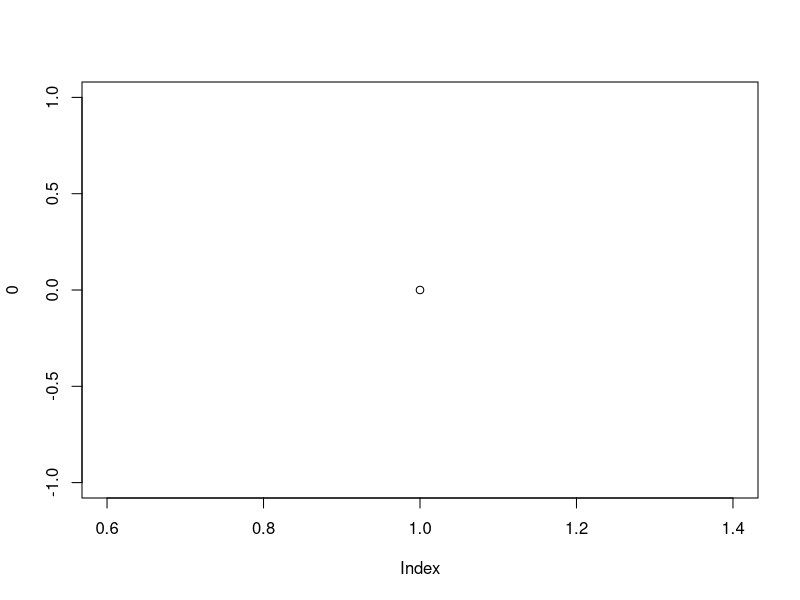
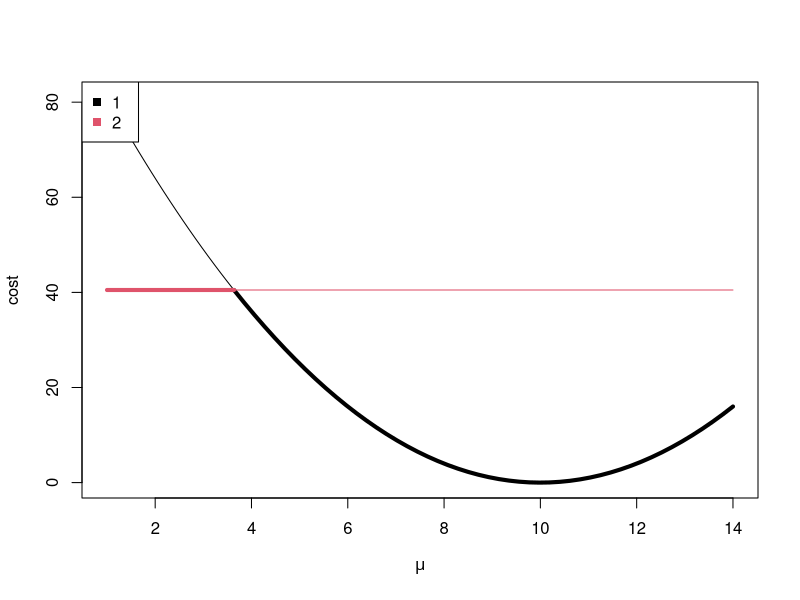
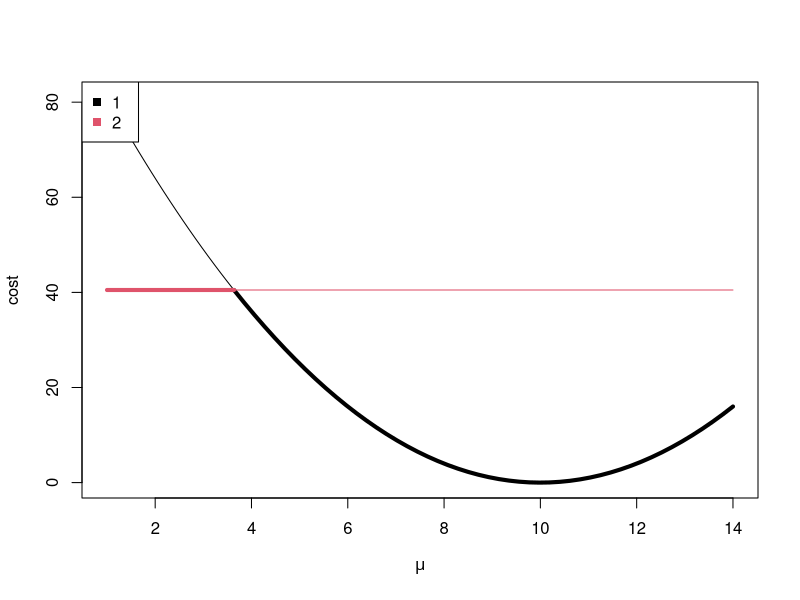
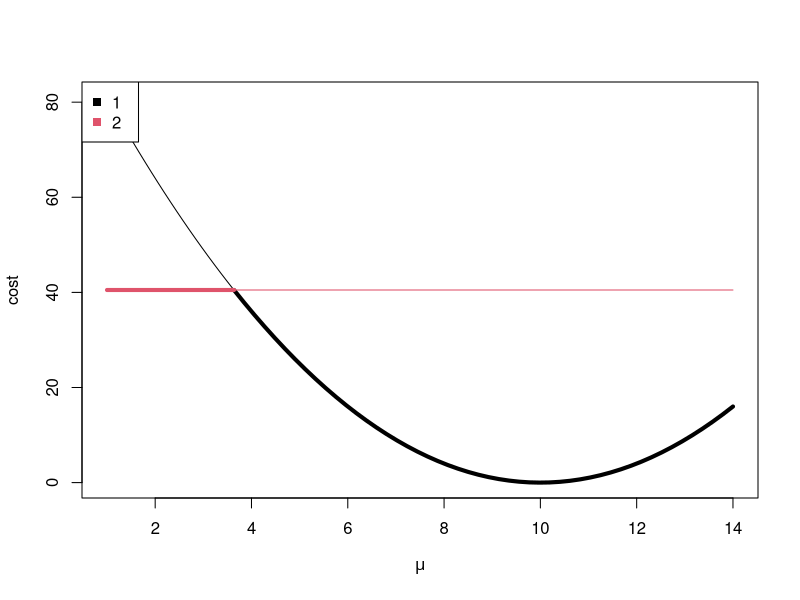
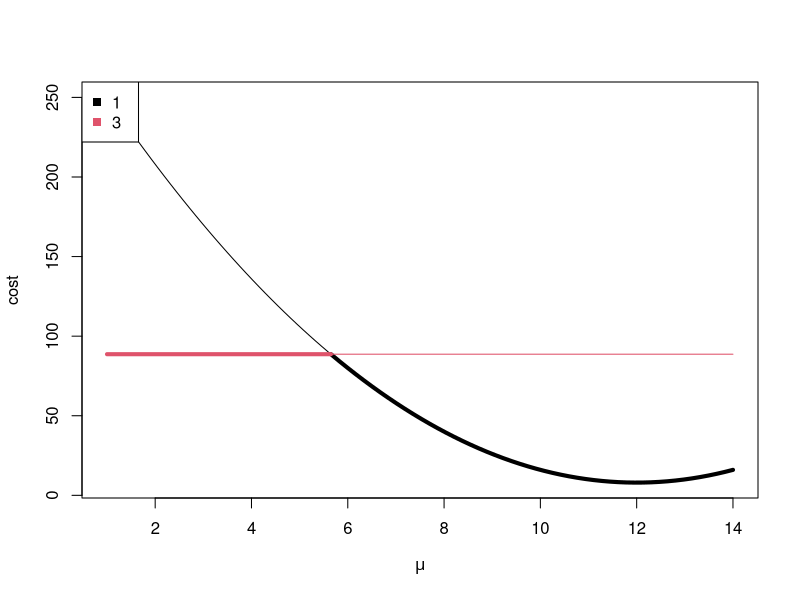
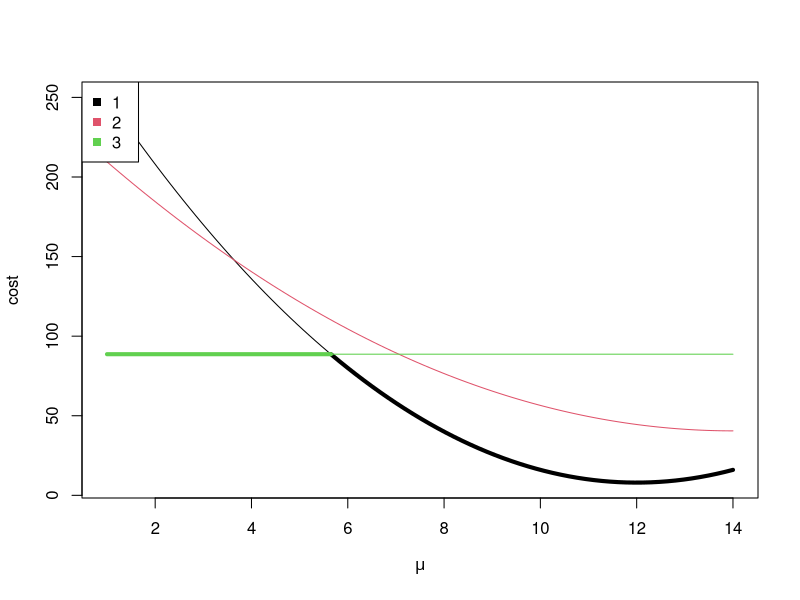
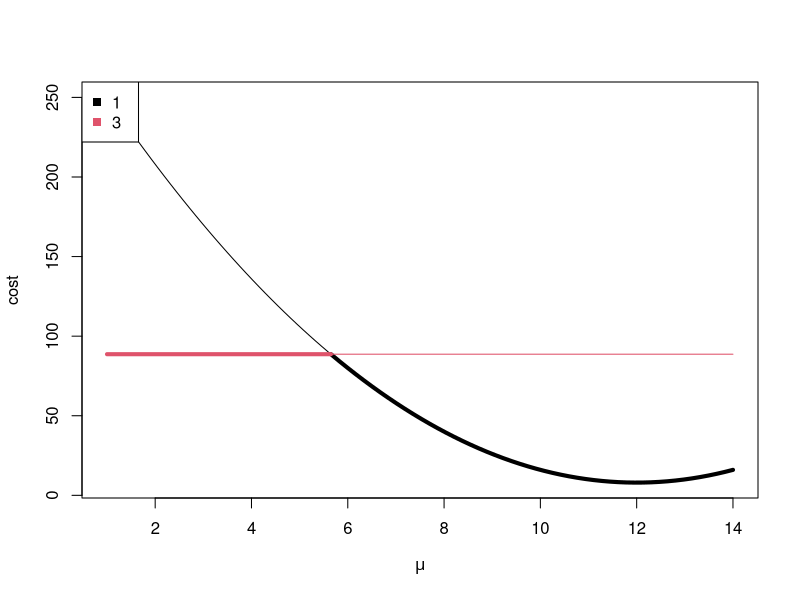
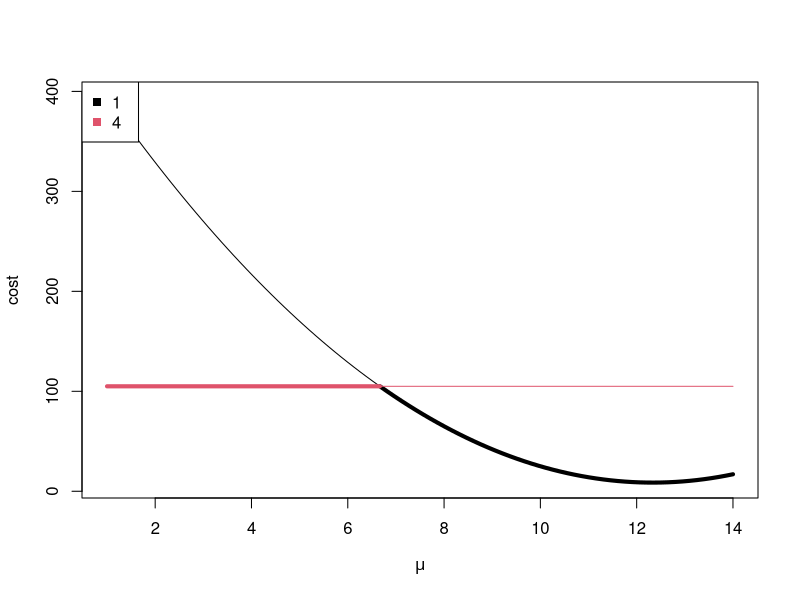

The R script that drew these images, in order:
library(data.table)
library(ggplot2)
####Code to run Rigaill's method####
#y<-SimChange(10000,c(1,.4,.8,2,3,1.6,.3,.4,.2,1,4,.2,.8,1.2,1.4),.5)
#plot(y[[2]],typ="l")
#abline(v=y[[1]],col="red")
#Q2<-Rigaill(y[[2]],14);Q2

#y=rnorm(100)
#Rigaill(y,3)

####Functions for doing set operations on continuous sets, where a set is stored as a vector of endpoints####


####Union####
u1 <- function(A,B) 
{ 
  if(is.na(A[1])){
    return(B)
  }
  else if(is.na(B[1])){
    return(A)
  }
  else{
    Both<-c(A,B)
    m<-matrix(Both,ncol=2,byrow=T)
    m2<-m[order(m[,1]),]
    Both<-as.vector(t(m2)) #vector now of ordered pairs
    U<-c()
    U[1:2]<-Both[1:2]
    for(i in 2:((length(Both))/2)){
      if(U[length(U)-1]<=Both[2*i-1]&Both[2*i]<=U[length(U)]){
        #do nothing#
      }
      else if(U[length(U)-1]<=Both[2*i-1]&Both[2*i-1]<=U[length(U)]&U[length(U)]<=Both[2*i]){
        U[(length(U)-1):length(U)]<-c(U[length(U)-1],Both[2*i])
      }
      else{U[(length(U)+1):(length(U)+2)]<-Both[(2*i-1):(2*i)]}
    }
    return(U)}
} 

####Intersection####
in1<-function(A,B){
  if(is.na(A[1])|is.na(B[1])){return(NA)}
  else{
    U<-c()
    for(i in 1:(length(A)/2)){
      for(j in 1:(length(B)/2)){
        i1<-max(A[2*i-1],B[2*j-1])
        i2<-min(A[2*i],B[2*j])
        if(i1<=i2){U[(length(U)+1):(length(U)+2)]<-c(i1,i2)}
      }
    }
    if(is.null(U)){return(NA)}
    I<-u1(U,U[1:2])
    return(I)}
}

####Set Difference####
setdiff1<-function(A,B,M=10000){
  if(is.na(A[1])){return(NA)}
  else if(is.na(B[1])){return(A)}
  else{
    delta<-1/M
    m<-matrix(B,ncol=2,byrow=T)
    m2<-m[order(m[,1]),]
    B<-as.vector(t(m2)) #vector now of ordered pairs
    index<-rep(c(-delta,delta),length=length(B))
    BC<-c(-M,B+index,M)
    se<-in1(A,BC)
    return(se)}
}

####Function for running PDPA on Normal data with a change in mean and variance 1.5####
set.seed(1)
plot(0)
not.bold.lines.list <- list()
bold.lines.list <- list()
intervals.list <- list()
Step <- function(s){
  factor(s, c("before", "unpruned", "pruned"))
}
plotFuns <- function(oloc.vec, step, timestep, n.segs){
  x <- seq(mu.min, mu.max, length=100)
  co <- seq_along(oloc.vec)
  for(kk in oloc.vec){
    if(kk==oloc.vec[1]){
      plot(x,a[kk]*x^2+b[kk]*x+c[kk],type="l",col=co[kk==oloc.vec],xlab=expression(mu),ylab="cost",xlim=c(mu.min,mu.max))
    }else{
      lines(x,a[kk]*x^2+b[kk]*x+c[kk],col=co[kk==oloc.vec])
    }
    interval.vec <- Set[[kk]]
    n.intervals <- length(interval.vec)/2
    has.intervals <- !is.na(interval.vec[1])
    not.bold.lines.list[[paste(timestep, step, kk, n.segs)]] <<- data.table(
      has.intervals,
      n.intervals,
      timestep,
      segments=n.segs,
      step=Step(step),
      mean=x,
      cost=a[kk]*x^2+b[kk]*x+c[kk],
      kk,
      kk.fac=factor(kk),
      is.min=FALSE)
    delta=.4 #interval boundary segment height
    delta2=.005 #interval boundary segment offset
    if(has.intervals){
      if(interval.vec[1]<mu.min){
        interval.vec[1]=mu.min
      }
      if(interval.vec[length(interval.vec)]>mu.max){
        interval.vec[length(interval.vec)]=mu.max
      }
      start.i <- seq(1, length(interval.vec), by=2)
      end.i <- seq(2, length(interval.vec), by=2)
      intervals.list[[paste(timestep, step, kk, n.segs)]] <<- data.table(
        timestep,
        segments=n.segs,
        step=Step(step),
        min=interval.vec[start.i],
        max=interval.vec[end.i],
        kk, kk.fac=factor(kk))
    }
    for(ii in 1:n.intervals) {
      lines(interval.vec[2*ii-c(1,0)]+c(delta2,-delta2),rep(min(c[oloc.vec+1]-0.25*b[oloc.vec+1]^2/(1e-3+a[oloc.vec+1])),2),lwd=3,col=co[(kk)==oloc.vec])#interval
      lines(rep(interval.vec[2*ii-1],2)+delta2,c(min(c[oloc.vec+1]-0.25*b[oloc.vec+1]^2/(1e-3+a[oloc.vec+1]))-delta,min(c[oloc.vec+1]-0.25*b[oloc.vec+1]^2/(1e-3+a[oloc.vec+1]))+delta),lwd=3,col=co[(kk)==oloc.vec])#left interval boundary
      lines(rep(interval.vec[2*ii-0],2)-delta2,c(min(c[oloc.vec+1]-0.25*b[oloc.vec+1]^2/(1e-3+a[oloc.vec+1]))-delta,min(c[oloc.vec+1]-0.25*b[oloc.vec+1]^2/(1e-3+a[oloc.vec+1]))+delta),lwd=3,col=co[(kk)==oloc.vec])#right interval boundary
      ######boldbit
      if(is.na(interval.vec[2*ii-1])==FALSE){
        x2<-seq(interval.vec[2*ii-1],interval.vec[2*ii-0],length=50)
        lines(x2,a[kk]*x2^2+b[kk]*x2+c[kk],col=co[(kk)==oloc.vec],lwd=4)#bold part of function which attains the minimum.
        bold.lines.list[[paste(timestep, step, kk, ii, n.segs)]] <<- data.table(
          timestep,
          segments=n.segs,
          step=Step(step),
          mean=x2,
          cost=a[kk]*x2^2 + b[kk]*x2 + c[kk],
          is.min=TRUE,
          kk, kk.fac=factor(kk),
          ii)
      }#has an interval
    }#for(ii
  }##for(kk in oloc.vec
  legend("topleft", legend=paste(oloc.vec," "), col=co,pch=15,bg="white")
}
y<-c(rnorm(60,2,1.5),rnorm(60,0,1))
y <- c(1, 10, 14, 13)
##Rigaill(y,2,45,2,0.5,4.5)
maxseg <- 3
mu.min <- min(y)
mu.max <- max(y)

## My code for checking.
cum.y <- cumsum(y)
t.seq <- seq_along(y)
mean.vec <- cum.y/t.seq
cost.mat <- matrix(NA, maxseg, length(y))
cum.y.sq <- cumsum(y*y)
cost.mat[1,] <- t.seq*mean.vec*mean.vec + cum.y.sq - 2*mean.vec*cum.y

timestep <- 3
seg <- 2
n<-length(y)
S1<-0
for(i in 1:n){
  S1[i+1]<-S1[i]+y[i]
}
SS1<-0
for(i in 1:n){
  SS1[i+1]<-SS1[i]+(y[i])^2
}
C<-matrix(nrow=maxseg,ncol=n)
for (t in 1:(n)){
  mu<-S1[t+1]/t
  C[1,t] <- SS1[t+1] - 2*mu*S1[t+1] + t*mu^2
}

quad<-function(x,A,B,C){
  return(A*x^2+B*x+C)
}
tau<-matrix(nrow=maxseg,ncol=n)
output<-matrix(nrow=maxseg,ncol=maxseg+1)
output[1,1]<-C[1,n]
LOC<-list()
D<-c(min(y),max(y))
for (m in 2:maxseg){
  Set<-list()
  LOC[[m]]<-m-1
  a <- c()
  b <- c()
  c <- c()
  a[m-1] <- 0
  b[m-1] <- 0
  c[m-1] <- C[m-1, m-1]  #min cost of m-1 CPs, last one at m-1
  Set[[m-1]] <- D
  for (j in m:n){
    a[j] <- 0
    b[j] <- 0
    c[j] <- C[m-1, j]  #min cost of m-1 CPs, last one at j
    Set[[j]] <- D
    temp <- c()
    #if(j==4) browser()
    OLOC=c(LOC[[m]],j)
    for (v in LOC[[m]]){
      ## This loss function is the full sum of squares (including the
      ## constant data-squared term).
      a[v] <- a[v] + 1
      b[v] <- b[v] - 2*y[j]
      c[v] <- c[v] + y[j]^2
      if((b[v]^2-4*a[v]*(c[v]-C[m-1,j]))<0){
        I<-NA
      }else{
        I <- c(
        (-b[v]-sqrt(b[v]^2-4*a[v]*(c[v]-C[m-1,j])))/(2*a[v]),
        (-b[v]+sqrt(b[v]^2-4*a[v]*(c[v]-C[m-1,j])))/(2*a[v])
        )
      }
      Set[[v]]<-in1(Set[[v]],I) #intersect function for continuous sets
      if (is.na(Set[[v]][1])){
        LOC[[m]]<-setdiff(LOC[[m]],v) #discrete set uses the setdiff function
      }
      Set[[j]]<-setdiff1(Set[[j]],I) #continuous set uses my setdiff1 function
    }
    if(!is.na(Set[[j]][1])){
      LOC[[m]]<-c(LOC[[m]],j)
    }
    ###find minimum of cost function
    temp<-c()
    for (v in 1:length(LOC[[m]])){
      vs <- LOC[[m]][v]
      temp[v] <- NA
      if(a[vs]==0){
        temp[v] <- c[vs]
      }else{
        for(i in 1:(length(Set[[vs]])/2)){
          if(Set[[vs]][2*i-1] <= -b[vs]/(2*a[vs])
             & -b[vs]/(2*a[vs]) <= Set[[vs]][2*i]){
            temp[v] <- -b[vs]/(2*a[vs])
            temp[v] <- quad(temp[v],a[vs],b[vs],c[vs])
          }
        }
        if(is.na(temp[v])){
          temp[v]<-min(quad(Set[[vs]],a[vs],b[vs],c[vs]))
        }
      }
    }
    C[m,j]<-min(temp,na.rm=T)
    tau[m,j]<-LOC[[m]][(which(temp==C[m,j]))]
    
    ###end timestep-1 plot###
    OLOCdash<-c()
    for(it in OLOC){
      if(is.na(Set[[it]][1])==FALSE){
        OLOCdash<-c(OLOCdash,it)}
    }
    plotFuns(OLOCdash, "before", j+1, m)
    cat(j, m,"\n")
    print(OLOCdash)
    plotFuns(OLOC, "unpruned", j, m)
    OLOCdash2<-c()
    for(it in OLOC){
      if(is.na(Set[[it]][1])==FALSE){
        OLOCdash2<-c(OLOCdash2,it)
      }
    }
    plotFuns(OLOCdash2, "pruned", j, m)
  }
  em<-m
  taustar<-c()
  taustar[m+1]<-n
  while(em >1){
    taustar[em]<-tau[em,taustar[em+1]]
    em<-em-1
  }
  output[m,1]<-C[m,n]
  output[m,2:(m+1)]<-taustar[-1]
}#for(m

intervals <- do.call(rbind, intervals.list)
not.bold.lines <- do.call(rbind, not.bold.lines.list)
bold.lines <- do.call(rbind, bold.lines.list)
cost.min <- not.bold.lines[, list(min=min(cost)), by=.(step, timestep, segments, kk)]

##dput(RColorBrewer::brewer.pal(Inf, "Set1"))
change.colors <-
  c("1"="#E41A1C", #red
    "2"="#377EB8", #blue
    "#4DAF4A", #green
    "#984EA3", #purple
    "#FF7F00", #orange
    "#FFFF33", #yellow
    "3"="#A65628",
    "4"="#F781BF", "#999999")
cost.limits <- max(cost.min$min)*c(-0.05, 1.05)
not.bold.unpruned <- not.bold.lines[step=="unpruned" & cost < cost.limits[2],]
bold.unpruned <- bold.lines[step=="unpruned",]
with.legend <- ggplot()+
  theme_bw()+
  theme(panel.margin=grid::unit(0, "lines"))+
  facet_grid(segments ~ timestep, labeller=label_both)+
  scale_color_manual(values=change.colors)+
  scale_size_manual(values=c("TRUE"=1, "FALSE"=0.25))+
  scale_linetype_manual(values=c("TRUE"="solid", "FALSE"="dashed"))+
  geom_line(aes(mean, cost, color=kk.fac, size=is.min,
                linetype=has.intervals,
                group=kk),
            data=not.bold.unpruned)+
  geom_line(aes(mean, cost, color=kk.fac, size=is.min,
                group=paste(kk, ii)),
            data=bold.unpruned)+
  xlab("segment mean")+
  ylab("cost")
with.legend

with.legend <- ggplot()+
  theme_bw()+
  coord_cartesian(ylim=cost.limits)+
  theme(panel.margin=grid::unit(0, "lines"))+
  facet_grid(segments+timestep ~ step, labeller=label_both)+
  scale_color_manual(values=change.colors)+
  scale_size_manual(values=c("TRUE"=1, "FALSE"=0.25))+
  geom_segment(aes(min, -Inf, xend=max, yend=-Inf, color=kk.fac),
               data=intervals,
               size=2)+
  geom_text(aes(min, -Inf, label="|"),
            color="white",
            size=10,
            data=intervals)+
  geom_text(aes(min, -Inf, label="|"),
            color="black",
            size=5,
            data=intervals)+
  geom_line(aes(mean, cost, color=kk.fac, size=is.min,
                group=kk),
            data=not.bold.lines)+
  geom_line(aes(mean, cost, color=kk.fac, size=is.min,
                group=paste(kk, ii)),
            data=bold.lines)+
  xlab("segment mean")+
  ylab("cost")
with.legend

pdf("figure-unconstrained-PDPA-normal.pdf")
print(with.legend)
dev.off()

